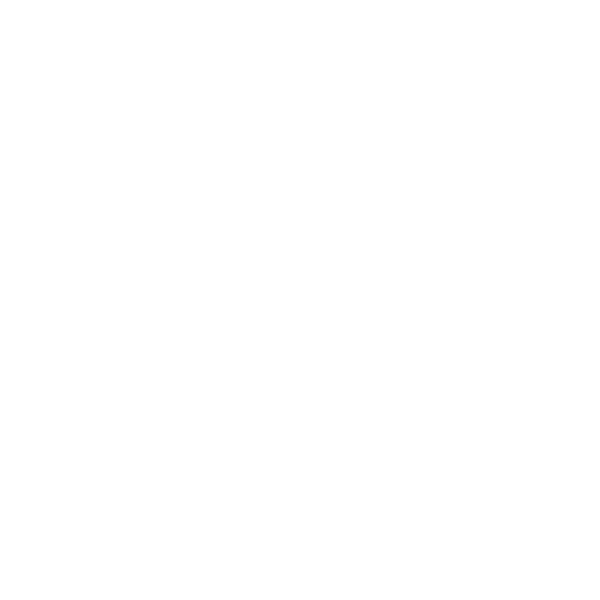
Frame 1 (no input)
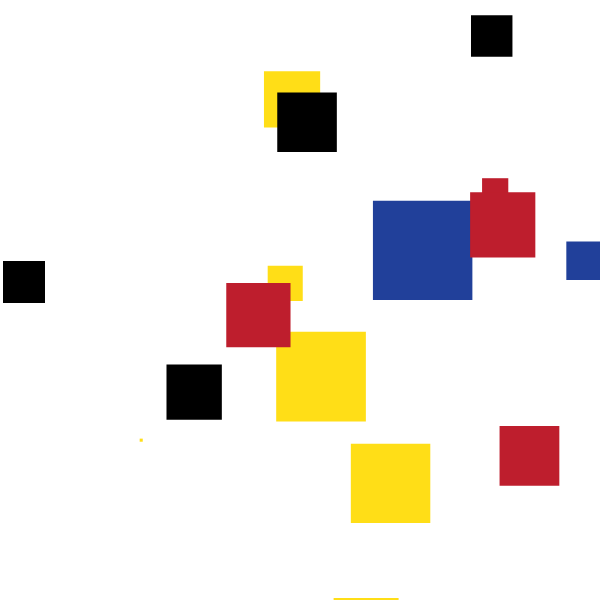
Frame 60 (no input)
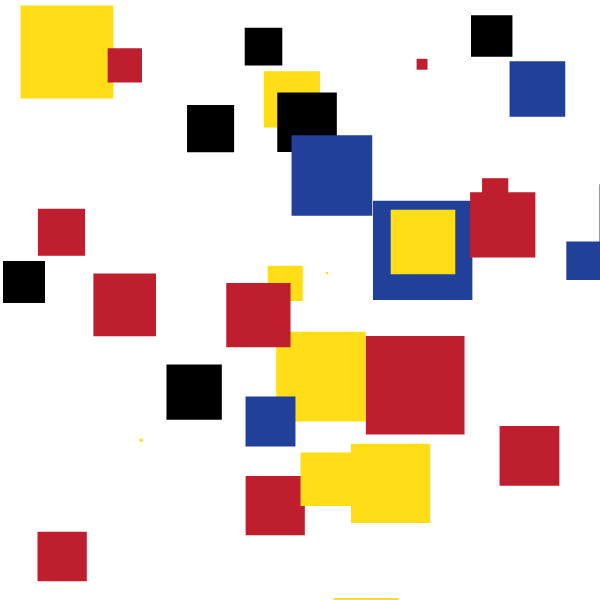
Frame 120 (the mouse pressed at the canvas centre since frame 60)

The p5.js sketch that drew these frames (run headless with seeded random() and noise() and a simulated clock; from frame 60 on, the mouse is pressed at the canvas centre):

// p5.js sketch
// ── sketch.js
let colors = [];

function setup() {
  var cnv = createCanvas(600, 600);
  cnv.style("display", "block");
  background(255);
  angleMode(DEGREES);

  colors = [
    color(0, 0, 0),
    color(190, 30, 45),
    color(255, 222, 23),
    color(33, 64, 154),
  ];
}

function draw() {
  const randomX = random(width);
  const randomY = random(height);
  const randomFigure = Math.round(random(2));
  const randomColor = Math.round(random(3));

  fill(colors[randomColor], 500);
  noStroke();

  if (randomFigure === 0) {
    square(randomX, randomY, random(100));
  }
}
